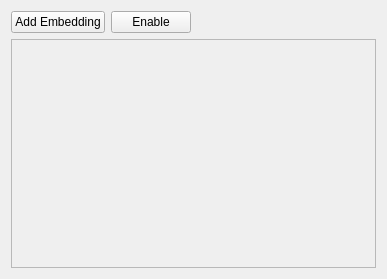
<?xml version="1.0" encoding="UTF-8"?>
<ui version="4.0">
 <class>AddEmbedding</class>
 <widget class="QWidget" name="AddEmbedding">
  <property name="geometry">
   <rect>
    <x>0</x>
    <y>0</y>
    <width>387</width>
    <height>279</height>
   </rect>
  </property>
  <property name="windowTitle">
   <string>Form</string>
  </property>
  <layout class="QVBoxLayout" name="verticalLayout">
   <item>
    <layout class="QHBoxLayout" name="horizontalLayout">
     <item>
      <widget class="QPushButton" name="pushButton">
       <property name="text">
        <string>Add Embedding</string>
       </property>
      </widget>
     </item>
     <item>
      <widget class="QPushButton" name="EnableEmbedding">
       <property name="text">
        <string>Enable</string>
       </property>
      </widget>
     </item>
     <item>
      <spacer name="horizontalSpacer">
       <property name="orientation">
        <enum>Qt::Orientation::Horizontal</enum>
       </property>
       <property name="sizeHint" stdset="0">
        <size>
         <width>40</width>
         <height>20</height>
        </size>
       </property>
      </spacer>
     </item>
    </layout>
   </item>
   <item>
    <widget class="QScrollArea" name="scrollArea">
     <property name="widgetResizable">
      <bool>true</bool>
     </property>
     <widget class="QWidget" name="scrollAreaWidgetContents">
      <property name="geometry">
       <rect>
        <x>0</x>
        <y>0</y>
        <width>367</width>
        <height>219</height>
       </rect>
      </property>
     </widget>
    </widget>
   </item>
  </layout>
 </widget>
 <resources/>
 <connections/>
</ui>
